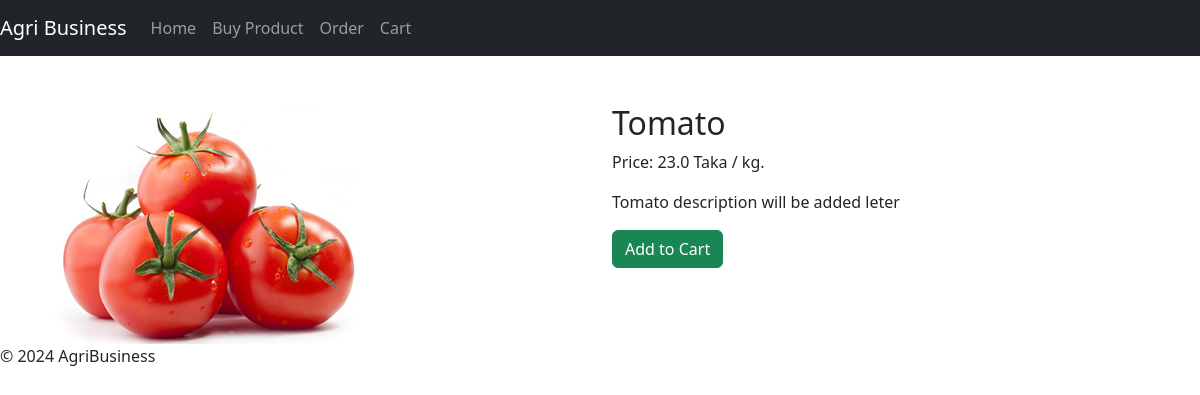
The app's page /market/product-details/13 with its own data.
### dashboard/models.py (models this page shows, shortened)
class Product(models.Model):
    id= models.AutoField(primary_key=True)
    product_name = models.CharField(max_length=255)
    price = models.FloatField()
    image = models.ImageField(blank=True,null=True, upload_to='products/')

### buyer/views.py (the view)
# urls.py: path('market/product-details/<int:product_id>',b_view.productDetails, name ='productDetails'),
def productDetails(request, product_id):
    product = get_object_or_404(Product, pk=product_id)
    return render(request, 'product-details.html', {'product': product})

### buyer/templates/product-details.html (shortened to what this page needs)
{% extends 'dashboard_buyer.html' %}
{% block content %}
<div class="container mt-5">
    <div class="row">
        <div class="col-md-6">
            <img src="{{ product.image.url }}" class="img-fluid" alt="{{ product.product_name }}">
        </div>
        <div class="col-md-6">
            <h2>{{ product.product_name }}</h2>
            <p>Price: {{ product.price }} Taka / kg.</p>
            <p>{{ product.product_name }} description will be added leter</p>
            <div class="row">
                <div class="col-md-3 ">
                    <a href="/cart/add/{{ product.id }}" class="btn btn-success ">Add to Cart</a>
                </div>
            </div>
        </div>
    </div>
</div>
{% endblock %}

### records on screen
Product: image (picture), product_name "Tomato", price "23.0"
